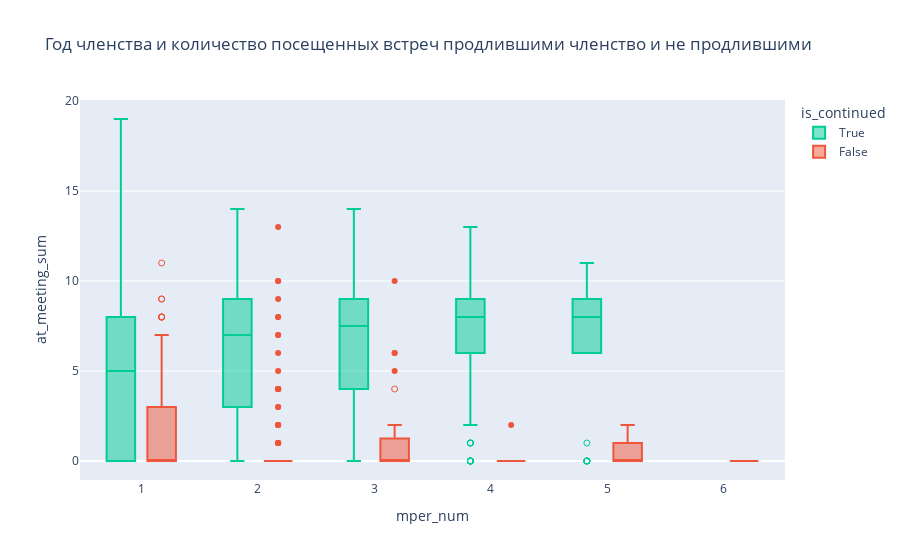

The notebook cell saved with this chart:
### Code cell
# Год членства и количество посещенных встреч теми, кто продлят членство (True) и теми, кто не продлит (False) в этот период
# px.violin(members_plus_fmeets_by_mper_id, x='mper_num', y='at_meeting_sum', color='is_continued', box=True, points='suspectedoutliers', title='Количество посещений форум-встреч в период, год членства и продление после него') # , violinmode='overlay'  suspectedoutliers
members_plus_fmeets_by_mper_id.boxplot(x='mper_num', y='at_meeting_sum', color='is_continued', points='suspectedoutliers', color_discrete_sequence=[px.colors.qualitative.Plotly[2], px.colors.qualitative.Plotly[1]], title='Год членства и количество посещенных встреч продлившими членство и не продлившими') # , violinmode='overlay'  suspectedoutliers

### Figure 1 — Plotly figure (JSON) as saved in the notebook; plotly's stock layout.template omitted (floating-point values rounded to 4 significant figures; data arrays with more than 128 entries replaced by an {"elided": "..."} marker saying what was removed)
{"data": [{"alignmentgroup": "True", "boxpoints": "suspectedoutliers", "hovertemplate": "is_continued=True<br>mper_num=%{x}<br>at_meeting_sum=%{y}<extra></extra>", "legendgroup": "True", "marker": {"color": "#00CC96"}, "name": "True", "notched": false, "offsetgroup": "True", "orientation": "v", "showlegend": true, "type": "box", "x": {"elided": "1834 int values"}, "x0": " ", "xaxis": "x", "y": {"elided": "1834 int values"}, "y0": " ", "yaxis": "y"}, {"alignmentgroup": "True", "boxpoints": "suspectedoutliers", "hovertemplate": "is_continued=False<br>mper_num=%{x}<br>at_meeting_sum=%{y}<extra></extra>", "legendgroup": "False", "marker": {"color": "#EF553B"}, "name": "False", "notched": false, "offsetgroup": "False", "orientation": "v", "showlegend": true, "type": "box", "x": {"elided": "453 int values"}, "x0": " ", "xaxis": "x", "y": {"elided": "453 int values"}, "y0": " ", "yaxis": "y"}], "layout": {"boxmode": "group", "legend": {"title": {"text": "is_continued"}, "tracegroupgap": 0}, "title": {"text": "Год членства и количество посещенных встреч продлившими членство и не продлившими"}, "xaxis": {"anchor": "y", "domain": [0, 1], "title": {"text": "mper_num"}}, "yaxis": {"anchor": "x", "domain": [0, 1], "title": {"text": "at_meeting_sum"}}}}
